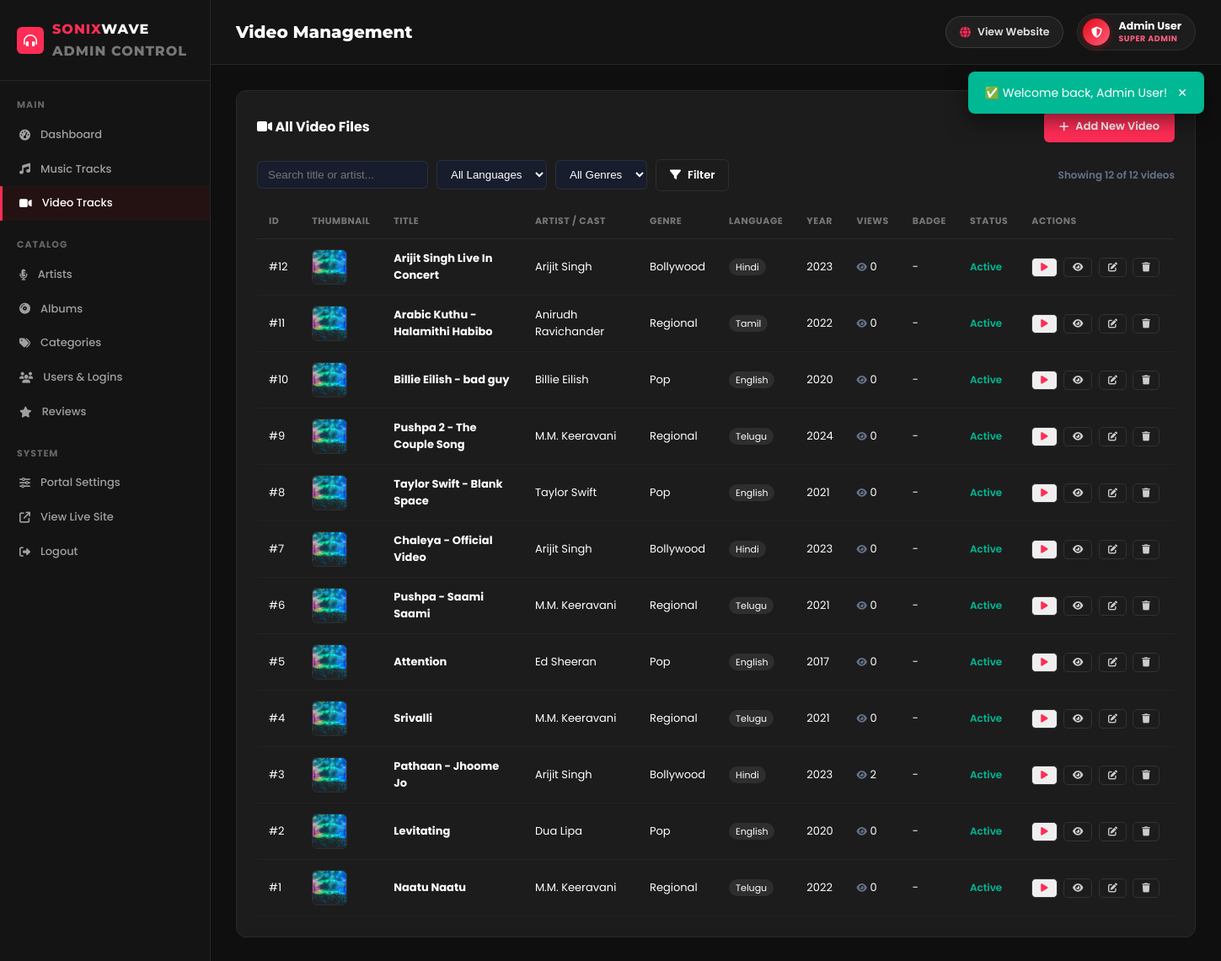
The app's page /admin/videos.php (signed in), older data.
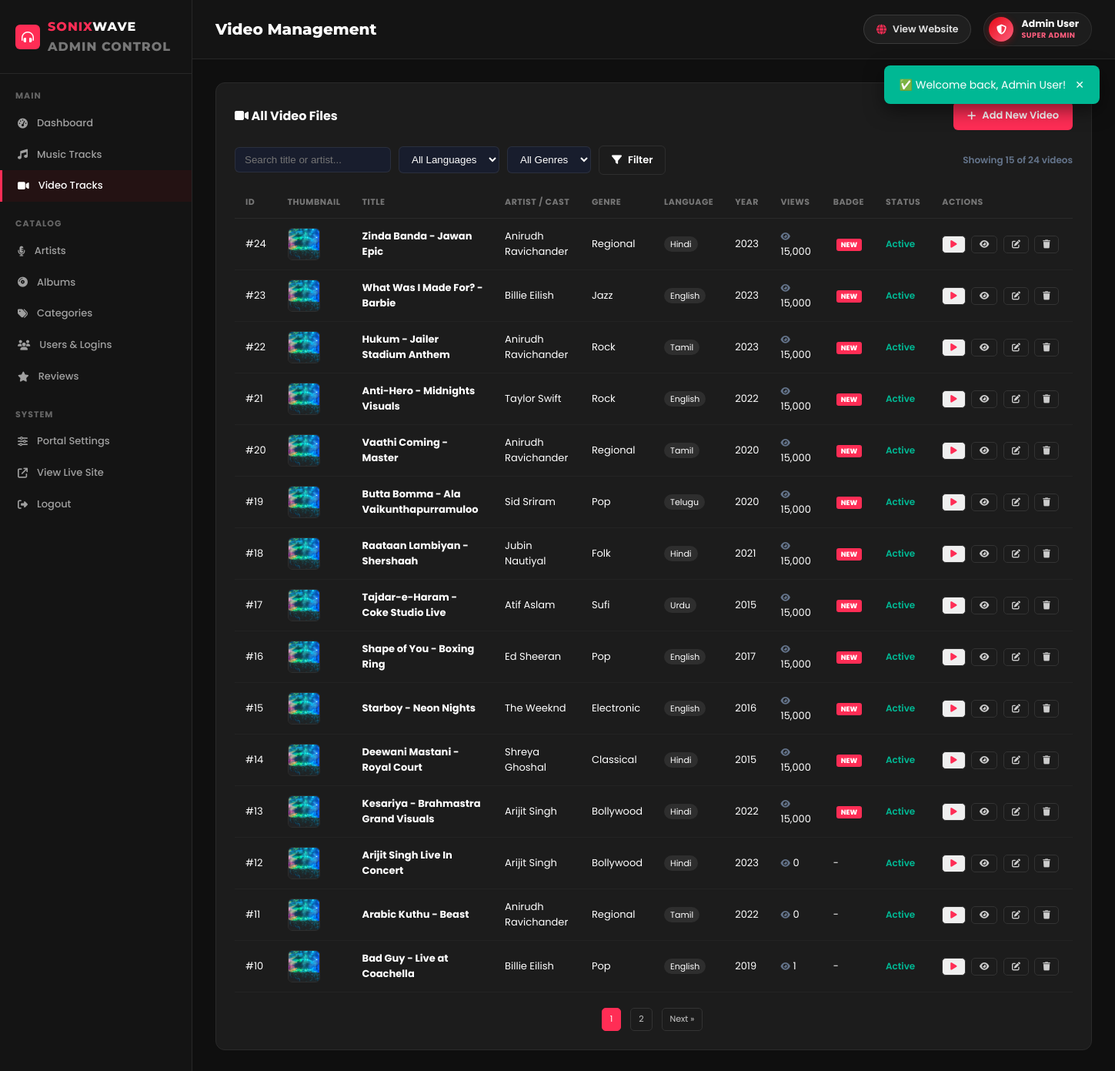
The same page, newer data.
### tables this page shows
CREATE TABLE `videos` (
  `id` int(11) NOT NULL AUTO_INCREMENT,
  `title` varchar(200) NOT NULL,
  `artist_id` int(11) DEFAULT NULL,
  `album_id` int(11) DEFAULT NULL,
  `year` year(4) NOT NULL,
  `genre` varchar(50) NOT NULL,
  `language` varchar(50) NOT NULL,
  `cover_image` varchar(500) DEFAULT NULL,
  `file_path` varchar(500) DEFAULT NULL,
  `duration` varchar(10) DEFAULT '0:00',
  `description` text DEFAULT NULL,
  `view_count` int(11) DEFAULT 0,
  `is_new` tinyint(1) DEFAULT 1,
  `status` enum('active','inactive') DEFAULT 'active',
  `created_at` datetime DEFAULT current_timestamp(),
  PRIMARY KEY (`id`),
  KEY `artist_id` (`artist_id`),
  KEY `album_id` (`album_id`),
  CONSTRAINT `videos_ibfk_1` FOREIGN KEY (`artist_id`) REFERENCES `artists` (`id`) ON DELETE SET NULL,
  CONSTRAINT `videos_ibfk_2` FOREIGN KEY (`album_id`) REFERENCES `albums` (`id`) ON DELETE SET NULL
);

CREATE TABLE `artists` (
  `id` int(11) NOT NULL AUTO_INCREMENT,
  `name` varchar(100) NOT NULL,
  `bio` text DEFAULT NULL,
  `image` varchar(500) DEFAULT NULL,
  `language` varchar(50) DEFAULT NULL,
  `created_at` datetime DEFAULT current_timestamp(),
  PRIMARY KEY (`id`)
);

### includes/auth.php (called while the page is built, shortened)
<?php
function resolveMediaUrl(?string $path, string $type = 'cover'): string {
    if (str_starts_with($path, 'http://') || str_starts_with($path, 'https://')) {
        return $path;
    }
    if ($type === 'cover') {
        return SITE_URL . '/assets/images/covers/' . ltrim($path, '/');
    } elseif ($type === 'music') {
        return SITE_URL . '/assets/uploads/music/' . ltrim($path, '/');
    } elseif ($type === 'video') {
        return SITE_URL . '/assets/uploads/videos/' . ltrim($path, '/');
    } elseif ($type === 'artist') {
        return SITE_URL . '/assets/images/artists/' . ltrim($path, '/');
    }
    return SITE_URL . '/' . ltrim($path, '/');
}
function isMediaNew(?array $item): bool {
    if (isset($item['is_new']) && !$item['is_new']) {
        return false;
    }
    if (!empty($item['created_at'])) {
        $createdTimestamp = strtotime($item['created_at']);
        if ($createdTimestamp) {
            $diffSeconds = time() - $createdTimestamp;
            return ($diffSeconds >= 0 && $diffSeconds <= (3 * 86400));
        }
    }
    return !empty($item['is_new']);
}
function clean(string $str): string {
    return htmlspecialchars(strip_tags(trim($str)));
}

### admin/videos.php (the view, shortened to what the changed rows need)
<?php
require_once __DIR__ . '/includes/admin-header.php';
$pdo = getDB();
$action = $_GET['action'] ?? 'list';
$error = '';
$artists = $pdo->query("SELECT id, name FROM artists ORDER BY name ASC")->fetchAll();
$albums  = $pdo->query("SELECT id, title FROM albums ORDER BY title ASC")->fetchAll();
$genres  = $pdo->query("SELECT name FROM categories WHERE type='genre' ORDER BY name ASC")->fetchAll(PDO::FETCH_COLUMN);
$langs   = $pdo->query("SELECT name FROM categories WHERE type='language' ORDER BY name ASC")->fetchAll(PDO::FETCH_COLUMN);
$editItem = null;
?>
<?php if ($action === 'add' || $action === 'edit'): ?>
<div class="admin-box">
  <div class="box-head">
    <h3><?= $action === 'edit' ? '✏️ Edit Video' : '➕ Add New Video' ?></h3>
    <a href="<?= SITE_URL ?>/admin/videos.php" class="btn btn-outline">Back to List</a>
  </div>
  <?php if ($error): ?>
    <div class="alert alert-danger"><?= clean($error) ?></div>
  <?php endif; ?>
  <form method="POST" enctype="multipart/form-data" class="admin-form">
    <input type="hidden" name="existing_cover" value="<?= clean($editItem['cover_image'] ?? '') ?>">
    <div class="form-row">
      <div class="form-group">
        <label>Video Title *</label>
        <input type="text" name="title" value="<?= clean($editItem['title'] ?? '') ?>" required placeholder="e.g. Naatu Naatu">
      </div>
      <div class="form-group">
        <label>Artist / Cast *</label>
        <select name="artist_id">
          <option value="">-- Select Artist --</option>
          <?php foreach ($artists as $a): ?>
            <option value="<?= $a['id'] ?>" <?= (isset($editItem) && $editItem['artist_id'] == $a['id']) ? 'selected' : '' ?>>
              <?= clean($a['name']) ?>
            </option>
          <?php endforeach; ?>
        </select>
      </div>
    </div>
    <div class="form-row">
      <div class="form-group">
        <label>Album (Optional)</label>
        <select name="album_id">
          <option value="">-- None / Soundtrack --</option>
          <?php foreach ($albums as $alb): ?>
            <option value="<?= $alb['id'] ?>" <?= (isset($editItem) && $editItem['album_id'] == $alb['id']) ? 'selected' : '' ?>>
              <?= clean($alb['title']) ?>
            </option>
          <?php endforeach; ?>
        </select>
      </div>
      <div class="form-group">
        <label>Release Year *</label>
        <input type="number" name="year" min="1900" max="2099" value="<?= clean($editItem['year'] ?? date('Y')) ?>" required>
      </div>
    </div>
    <div class="form-row">
      <div class="form-group">
        <label>Genre *</label>
        <select name="genre" required>
          <option value="">-- Select Genre --</option>
          <?php foreach ($genres as $g): ?>
            <option value="<?= clean($g) ?>" <?= (isset($editItem) && $editItem['genre'] === $g) ? 'selected' : '' ?>><?= clean($g) ?></option>
          <?php endforeach; ?>
        </select>
      </div>
      <div class="form-group">
        <label>Language * (Regional / English / Hindi)</label>
        <select name="language" required>
          <option value="">-- Select Language --</option>
          <?php foreach ($langs as $l): ?>
            <option value="<?= clean($l) ?>" <?= (isset($editItem) && $editItem['language'] === $l) ? 'selected' : '' ?>><?= clean($l) ?></option>
          <?php endforeach; ?>
        </select>
      </div>
    </div>
    <div class="form-row">
      <div class="form-group">
        <label>Upload Video (.mp4 file)</label>
        <input type="file" name="video_file" accept="video/mp4,video/webm,video/ogg">
        <?php if (!empty($editItem['file_path'])): ?>
          <small style="color:var(--text-muted); display:block; margin-top:4px;">Current file: <code><?= clean($editItem['file_path']) ?></code></small>
        <?php endif; ?>
      </div>
      <div class="form-group">
        <label>Or Video Filename / URL</label>
        <input type="text" name="file_path" value="<?= clean($editItem['file_path'] ?? '') ?>" placeholder="e.g. video1.mp4 or https://...">
      </div>
    </div>
    <div class="form-row">
      <div class="form-group">
        <label>Duration (MM:SS)</label>
        <input type="text" name="duration" value="<?= clean($editItem['duration'] ?? '4:00') ?>">
      </div>
      <div class="form-group">
        <label>Video Poster / Thumbnail</label>
        <input type="file" name="cover_file" accept="image/*">
        <input type="text" name="cover_url" value="<?= clean($editItem['cover_image'] ?? '') ?>" placeholder="Or enter Thumbnail URL / Filename..." style="margin-top:6px;">
        <?php if (!empty($editItem['cover_image'])): ?>
          <small style="color:var(--text-muted); display:block; margin-top:4px;">Current: <code><?= clean($editItem['cover_image']) ?></code></small>
        <?php endif; ?>
      </div>
    </div>
    <div class="form-row">
      <div class="form-group">
        <label>Status</label>
        <select name="status">
          <option value="active" <?= (isset($editItem) && $editItem['status'] === 'active') ? 'selected' : '' ?>>Active</option>
          <option value="inactive" <?= (isset($editItem) && $editItem['status'] === 'inactive') ? 'selected' : '' ?>>Inactive</option>
        </select>
      </div>
      <div class="form-group" style="display:flex; align-items:center; padding-top:24px;">
        <label style="cursor:pointer; display:flex; align-items:center; gap:8px;">
          <input type="checkbox" name="is_new" value="1" <?= (!isset($editItem) || !empty($editItem['is_new'])) ? 'checked' : '' ?>>
          Show "NEW" badge on website (Valid for 3 days)
        </label>
      </div>
    </div>
    <div class="form-group">
      <label>Video Description / Information</label>
      <textarea name="description" rows="3"><?= clean($editItem['description'] ?? '') ?></textarea>
    </div>
    <button type="submit" class="btn btn-primary"><i class="fas fa-save"></i> Save Video</button>
  </form>
</div>
<?php else: ?>
<div class="admin-box">
  <div class="box-head">
    <h3><i class="fas fa-video"></i> All Video Files</h3>
    <a href="<?= SITE_URL ?>/admin/videos.php?action=add" class="btn btn-primary"><i class="fas fa-plus"></i> Add New Video</a>
  </div>
  <?php
  $q = trim($_GET['search'] ?? '');
  $filterLang = trim($_GET['lang'] ?? '');
  $filterGenre = trim($_GET['genre'] ?? '');
  $page = max(1, (int)($_GET['p'] ?? 1));
  $perPage = 15;
  $offset = ($page - 1) * $perPage;
  $where = ['1=1'];
  $params = [];
  $countStmt = $pdo->prepare("
      SELECT COUNT(*)
      FROM videos v
      LEFT JOIN artists a ON v.artist_id = a.id
      WHERE " . implode(' AND ', $where) . "
  ");
  $countStmt->execute($params);
  $totalRecords = (int)$countStmt->fetchColumn();
  $totalPages = max(1, ceil($totalRecords / $perPage));
  $stmt = $pdo->prepare("
      SELECT v.*, a.name as artist_name, al.title as album_name
      FROM videos v
      LEFT JOIN artists a ON v.artist_id = a.id
      LEFT JOIN albums al ON v.album_id = al.id
      WHERE " . implode(' AND ', $where) . "
      ORDER BY v.id DESC
      LIMIT $perPage OFFSET $offset
  ");
  $stmt->execute($params);
  $allVideos = $stmt->fetchAll();
  ?>
  <div class="admin-filters">
    <form method="GET" style="display:flex; flex-wrap:wrap; gap:10px; margin-bottom:15px; align-items:center;">
      <input type="text" name="search" placeholder="Search title or artist..." value="<?= clean($q) ?>" style="padding:8px 12px; background:var(--dark-3); border:1px solid var(--border); color:#fff; border-radius:6px; min-width:200px;">
      <select name="lang" style="padding:8px 12px; background:var(--dark-3); border:1px solid var(--border); color:#fff; border-radius:6px;">
        <option value="">All Languages</option>
      </select>
      <select name="genre" style="padding:8px 12px; background:var(--dark-3); border:1px solid var(--border); color:#fff; border-radius:6px;">
        <option value="">All Genres</option>
      </select>
      <button type="submit" class="btn btn-outline" style="padding:8px 16px;"><i class="fas fa-filter"></i> Filter</button>
      <span style="margin-left:auto; font-size:12px; color:var(--text-muted); font-weight:600;">
        Showing <?= count($allVideos) ?> of <?= $totalRecords ?> videos
      </span>
    </form>
  </div>
  <table class="admin-table">
    <thead>
      <tr>
        <th>ID</th>
        <th>Thumbnail</th>
        <th>Title</th>
        <th>Artist / Cast</th>
        <th>Genre</th>
        <th>Language</th>
        <th>Year</th>
        <th>Views</th>
        <th>Badge</th>
        <th>Status</th>
        <th>Actions</th>
      </tr>
    </thead>
    <tbody>
      <?php if (empty($allVideos)): ?>
        <tr><td colspan="11" style="text-align:center; padding:25px; color:var(--text-muted);">No videos found matching your query.</td></tr>
      <?php else: ?>
        <?php foreach ($allVideos as $row): ?>
        <tr>
          <td>#<?= $row['id'] ?></td>
          <td>
            <img src="<?= resolveMediaUrl($row['cover_image'], 'cover') ?>" width="42" height="42" style="border-radius:6px; object-fit:cover; border:1px solid var(--border);" onerror="this.onerror=null; this.src='<?= SITE_URL ?>/assets/images/covers/cover_pop.jpg';">
          </td>
          <td><strong><?= clean($row['title']) ?></strong></td>
          <td><?= clean($row['artist_name'] ?? 'Various') ?></td>
          <td><?= clean($row['genre']) ?></td>
          <td><span class="badge-tag"><?= clean($row['language']) ?></span></td>
          <td><?= $row['year'] ?></td>
          <td><i class="fas fa-eye" style="font-size:11px; color:var(--text-muted);"></i> <?= number_format($row['view_count']) ?></td>
          <td><?= isMediaNew($row) ? '<span class="badge-new-sm">NEW</span>' : '-' ?></td>
          <td><span class="status-<?= $row['status'] ?>"><?= ucfirst($row['status']) ?></span></td>
          <td style="white-space:nowrap;">
            <button type="button" class="tbl-btn" style="color:var(--primary);" onclick="previewAdminVideo('<?= resolveMediaUrl($row['file_path'], 'video') ?>', '<?= clean(addslashes($row['title'])) ?>')" title="Quick Video Preview"><i class="fas fa-play"></i></button>
            <a href="<?= SITE_URL ?>/pages/video-detail.php?id=<?= $row['id'] ?>" target="_blank" class="tbl-btn" title="View Public Video Page"><i class="fas fa-eye"></i></a>
            <a href="<?= SITE_URL ?>/admin/videos.php?action=edit&id=<?= $row['id'] ?>" class="tbl-btn" title="Edit Video"><i class="fas fa-edit"></i></a>
            <a href="<?= SITE_URL ?>/admin/videos.php?action=delete&id=<?= $row['id'] ?>" class="tbl-btn danger" onclick="return confirm('Are you sure you want to delete <?= clean(addslashes($row['title'])) ?>?')" title="Delete"><i class="fas fa-trash"></i></a>
          </td>
        </tr>
        <?php endforeach; ?>
      <?php endif; ?>
    </tbody>
  </table>
  <?php if ($totalPages > 1): ?>
  <div class="admin-pagination" style="display:flex; justify-content:center; align-items:center; gap:8px; margin-top:20px;">
    <?php for ($i = max(1, $page - 2); $i <= min($totalPages, $page + 2); $i++): ?>
      <a href="?search=<?= urlencode($q) ?>&lang=<?= urlencode($filterLang) ?>&genre=<?= urlencode($filterGenre) ?>&p=<?= $i ?>" class="tbl-btn <?= $i === $page ? 'active' : '' ?>" style="<?= $i === $page ? 'background:var(--primary); color:#fff; border-color:var(--primary);' : '' ?>">
        <?= $i ?>
      </a>
    <?php endfor; ?>
    <?php if ($page < $totalPages): ?>
      <a href="?search=<?= urlencode($q) ?>&lang=<?= urlencode($filterLang) ?>&genre=<?= urlencode($filterGenre) ?>&p=<?= $page + 1 ?>" class="tbl-btn">Next &raquo;</a>
    <?php endif; ?>
  </div>
  <?php endif; ?>
</div>
<?php endif; ?>
<?php require_once __DIR__ . '/includes/admin-footer.php'; ?>

Row changes from the older to the newer data that the page shows:
no longer on this page (row edited): videos: id "9", title "Pushpa 2 - The Couple Song", artist.name "M.M. Keeravani", genre "Regional", language "Telugu", year "2024", view_count "0", status "Active"
no longer on this page (row edited): videos: id "8", title "Taylor Swift - Blank Space", artist.name "Taylor Swift", genre "Pop", language "English", year "2021", view_count "0", status "Active"
no longer on this page (row edited): videos: id "7", title "Chaleya - Official Video", artist.name "Arijit Singh", genre "Bollywood", language "Hindi", year "2023", view_count "0", status "Active"
no longer on this page (row edited): videos: id "6", title "Pushpa - Saami Saami", artist.name "M.M. Keeravani", genre "Regional", language "Telugu", year "2021", view_count "0", status "Active"
no longer on this page (row edited): videos: id "5", title "Attention", artist.name "Ed Sheeran", genre "Pop", language "English", year "2017", view_count "0", status "Active"
no longer on this page (row edited): videos: id "4", title "Srivalli", artist.name "M.M. Keeravani", genre "Regional", language "Telugu", year "2021", view_count "0", status "Active"
no longer on this page (row edited): videos: id "3", title "Pathaan - Jhoome Jo", artist.name "Arijit Singh", genre "Bollywood", language "Hindi", year "2023", view_count "2", status "Active"
no longer on this page (row edited): videos: id "2", title "Levitating", artist.name "Dua Lipa", genre "Pop", language "English", year "2020", view_count "0", status "Active"
no longer on this page (row edited): videos: id "1", title "Naatu Naatu", artist.name "M.M. Keeravani", genre "Regional", language "Telugu", year "2022", view_count "0", status "Active"
added videos: id "24", title "Zinda Banda - Jawan Epic", artist.name "Anirudh Ravichander", genre "Regional", language "Hindi", year "2023", view_count "15,000", shows "NEW", status "Active"
added videos: id "23", title "What Was I Made For? - Barbie", artist.name "Billie Eilish", genre "Jazz", language "English", year "2023", view_count "15,000", shows "NEW", status "Active"
added videos: id "22", title "Hukum - Jailer Stadium Anthem", artist.name "Anirudh Ravichander", genre "Rock", language "Tamil", year "2023", view_count "15,000", shows "NEW", status "Active"
added videos: id "21", title "Anti-Hero - Midnights Visuals", artist.name "Taylor Swift", genre "Rock", language "English", year "2022", view_count "15,000", shows "NEW", status "Active"
added videos: id "20", title "Vaathi Coming - Master", artist.name "Anirudh Ravichander", genre "Regional", language "Tamil", year "2020", view_count "15,000", shows "NEW", status "Active"
added videos: id "19", title "Butta Bomma - Ala Vaikunthapurramuloo", artist.name "Sid Sriram", genre "Pop", language "Telugu", year "2020", view_count "15,000", shows "NEW", status "Active"
added videos: id "18", title "Raataan Lambiyan - Shershaah", artist.name "Jubin Nautiyal", genre "Folk", language "Hindi", year "2021", view_count "15,000", shows "NEW", status "Active"
added videos: id "17", title "Tajdar-e-Haram - Coke Studio Live", artist.name "Atif Aslam", genre "Sufi", language "Urdu", year "2015", view_count "15,000", shows "NEW", status "Active"
added videos: id "16", title "Shape of You - Boxing Ring", artist.name "Ed Sheeran", genre "Pop", language "English", year "2017", view_count "15,000", shows "NEW", status "Active"
added videos: id "15", title "Starboy - Neon Nights", artist.name "The Weeknd", genre "Electronic", language "English", year "2016", view_count "15,000", shows "NEW", status "Active"
added videos: id "14", title "Deewani Mastani - Royal Court", artist.name "Shreya Ghoshal", genre "Classical", language "Hindi", year "2015", view_count "15,000", shows "NEW", status "Active"
added videos: id "13", title "Kesariya - Brahmastra Grand Visuals", artist.name "Arijit Singh", genre "Bollywood", language "Hindi", year "2022", view_count "15,000", shows "NEW", status "Active"
changed videos id 11: title "Arabic Kuthu - Halamithi Habibo" → "Arabic Kuthu - Beast"
changed videos id 10: title "Billie Eilish - bad guy" → "Bad Guy - Live at Coachella"; year "2020" → "2019"; view_count "0" → "1"
Text that changed along with them:
count($allVideos): "12" → "15"
$totalRecords: "12" → "24"
new list line: "1"
new list line: "2"
text now shown: "Next »"
